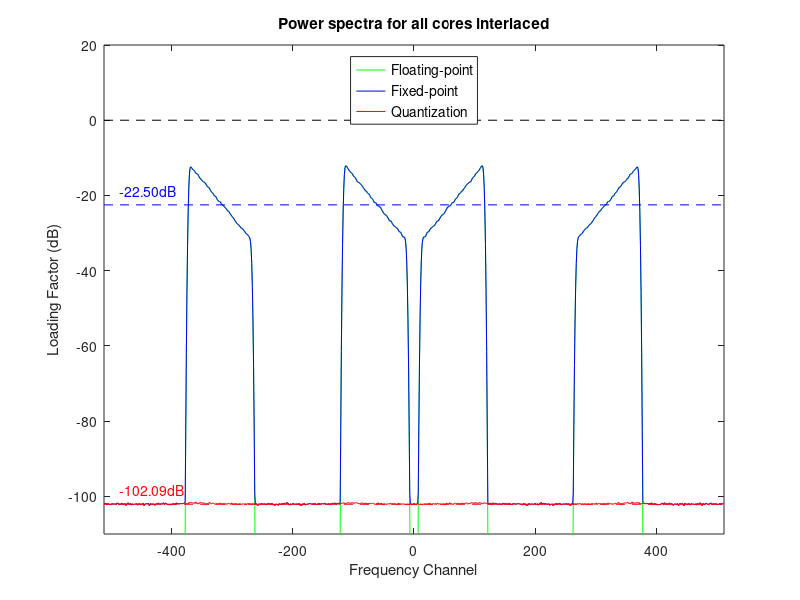
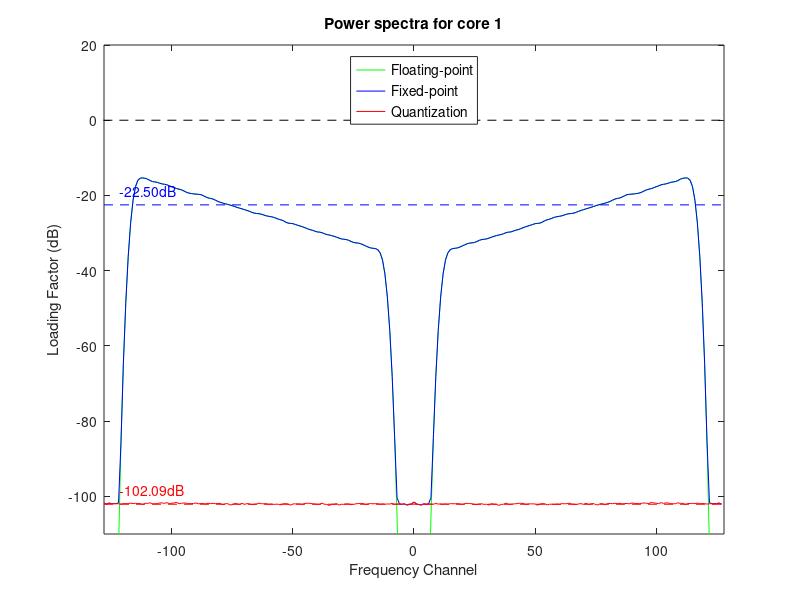
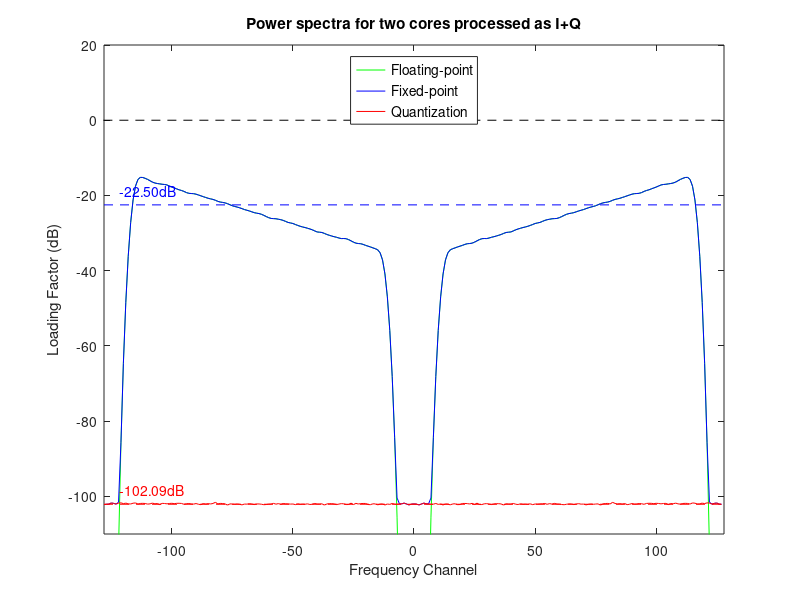
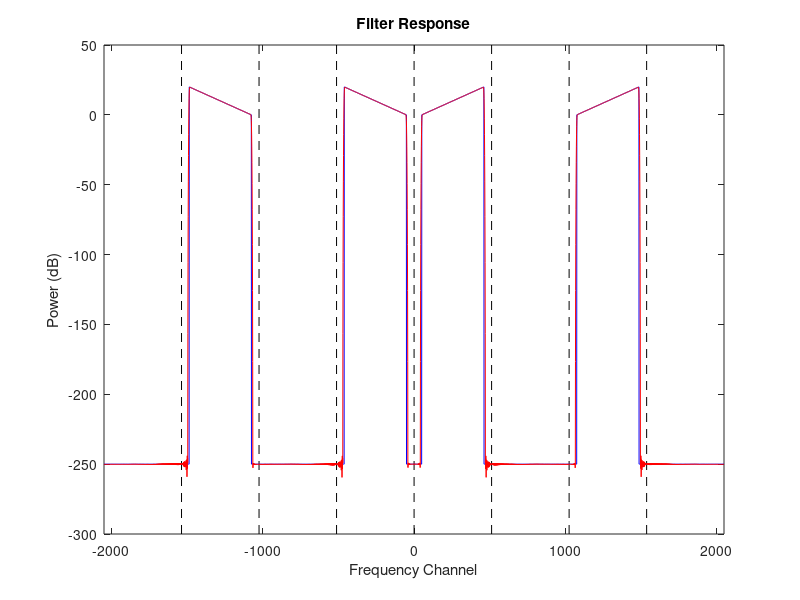

Recreate these plots in MATLAB, in order.
% -----------------------------------------------------------------------------
% quad_core_adc_spectra.m
%
% 6/1/2024 D. W. Hawkins (dwh@caltech.edu)
%
% Quad core ADC spectra.
%
% This script analyzes ideal data for an ADC constructed by interlacing
% four ADC cores. Each core has matched gain, and the core clocks are
% skewed by exactly one quarter of the per core clock period.
%
% The raw ADC samples are creating by filtering real-valued Gaussian noise,
% at the interlaced sampling rate, and then decimate-by-4 to generate the
% per ADC samples.
%
% -----------------------------------------------------------------------------

% -----------------------------------------------------------------------------
% Example
% -----------------------------------------------------------------------------
%
% Example number per the github README.md description.
%
% Example   Description
% -------   -----------
%    1      Four cores measuring 4x the bandwidth of a single core
%    2      Four cores oversampling the first Nyquist zone
%    3      Four cores oversampling the second Nyquist zone
%    4      Four cores oversampling the third Nyquist zone
%    5      Four cores oversampling the forth Nyquist zone
%    6      Four cores oversampling the first and second Nyquist zone
%    7      Four cores oversampling the first and third Nyquist zone
%
example = 7;

% Generate figures for the README.md file
generate_figures = 1;

% -----------------------------------------------------------------------------
% Parameters
% -----------------------------------------------------------------------------
%
% Number of ADC cores
Nc = 4;

% Number of time samples per spectra (per core)
Nt = 1024;

% Number of estimates to incoherently average (for spectrum calculation)
Ne = 1000;

% Bit-width
Bx = 16;

% -----------------------------------------------------------------------------
% Power spectra
% -----------------------------------------------------------------------------
%
% Input noise loading factor (LF)
LF_dB = -15;

% Loading factor (normalized RMS)
LF = 10^(LF_dB/20);

% Uniform (white) or bandpass spectra?
use_bandpass = 1;

% -----------------------------------------------------------------------------
% FFT window function
% -----------------------------------------------------------------------------
%
% The frequency channel response of the FFT is sinc-like. This sinc-like
% response has such high sidelobes, that the stopband of the filtered input
% noise signal gets filled in, so you cannot see the quantization noise floor.
% This m-file windows the floating-point data and then quantizes it. This
% reduces the sidelobe response, but leaves the quantization noise floor where
% it is expected.
%

% Window function
w = kaiser(Nt+1,25);
w = w(1:Nt)';      % DFT cyclic symmetry

% Remove the conditional condition to see the unwindowed sinc
% response spectrum with the bandpass spectra
if (use_bandpass ~= 1)
	w = ones(1,Nt);
end

% Power spectrum normalization
w_cg    = mean(w);          % Coherent gain
w_ig    = sqrt(mean(w.^2)); % Incoherent gain
w_cg_dB = 20*log10(w_cg);
w_ig_dB = 20*log10(w_ig);

% -----------------------------------------------------------------------------
% Filter
% -----------------------------------------------------------------------------
%
% Create a filter passband within each ADC cores Nyquist zone.
%
% Number of coefficients in the filter
Nh = 4096;

% Filter coefficients response window
wh = kaiser(Nh,30).';

% Bandwidth per core ADC Nyquist zone
Bh = 2*round(0.8*Nh/(4*Nc));

% Slope over the band
%SdB = [0  0];
SdB = [0 20];

% -250dB out-of-band response
H_dB = -250*ones(1,Nh);

% Positive frequencies
% * Each core's Nyquist zone is Nh/(2*Nc) samples
% * Center of the first band is Nh/(4*Nc)
n_offset = Nh/(4*Nc);
n_step = Nh/(2*Nc);
n_span = [-Bh/2:Bh/2];
for n = 1:Nc,

	% Skip bands
	if (example == 2)
		if ((n==2) || (n==3) || (n==4))
			continue
		end
	elseif (example == 3)
		if ((n==1) || (n==3) || (n==4))
			continue
		end
	elseif (example == 4)
		if ((n==1) || (n==2) || (n==4))
			continue
		end
	elseif (example == 5)
		if ((n==1) || (n==2) || (n==3))
			continue
		end
	elseif (example == 6)
		if ((n==3) || (n==4))
			continue
		end
	elseif (example == 7)
		if ((n==2) || (n==4))
			continue
		end
	end

	H_dB(1+n_offset+(n-1)*n_step+n_span) = SdB(1) + [0:Bh]/Bh*(SdB(2)-SdB(1));
end

% Copy positive to negative frequencies
H_dB((Nh/2+2):Nh) = H_dB(Nh/2:-1:2);

% Regular frequency format
h_channel = [-Nh/2:Nh/2-1];
H_dB = fftshift(H_dB);

% Plot the filter ideal response
figure(1)
clf
for n = 1:2*Nc-1,
	plot(h_channel(n*n_step+1)*[1 1], [-300 50], 'k--')
	if (n == 1)
		hold on
	end
end
plot(h_channel,H_dB,'b')
xlabel('Frequency Channel')
ylabel('Power (dB)')
axis([-inf inf -inf inf])
title('Filter Response')

% Linear response
H = 10.^(H_dB/20);

% Windowed coefficients response
h = wh.*fftshift(ifft(fftshift(H)));

% Power spectra
H = fftshift(fft(fftshift(h)));
h_ig = sqrt(mean(abs(H).^2));
H_dB = 10*log10(abs(H).^2);

% Plot the filter actual response
figure(1)
plot(h_channel,H_dB,'r')

% -----------------------------------------------------------------------------
% Filtered Signal
% -----------------------------------------------------------------------------
%
fprintf('Create the input signal (filtered noise)\n');

% Random number generator
rng(1234,"twister");

% Total number of samples to filter
N = Nt*Ne + Nh;

% Real-valued noise
x = randn(1,N);

% Filter
% * comment out this filtering step to see the effect
%   of quantization on wideband noise
if (use_bandpass)
	x = filter(h,1,x);
end

% Discard the transient
x = x(Nh + [1:Nt*Ne]);

% Scale
x_std = std(x);
x     = LF*(2^(Bx-1)-1)*x/x_std;

% Apply the window function to FFT data blocks BEFORE quantization
%
% The window function has to be applied before the data is quantized,
% so that if data is passed to a fixed-point FFT, quantization does not
% occur *twice* (which raises the quantization noise floor by 6dB).
%
% The application of this window reduces the signal power by the incoherent
% gain of the window. You cannot compensate the input signal for the loss
% of this power, since increasing the amplitude causes clipping.
%
for n = 1:Ne,
	x( (n-1)*Nt + [1:Nt] ) = w.*x( (n-1)*Nt + [1:Nt] );
end

% Save a copy of the unquantized but windowed data
xf = x;

% Quantize/saturate
x = round(x);
m = find(x > 2^(Bx-1)-1);
if ~isempty(m)
	fprintf('WARNING: saturated %d samples to maximum\n', length(m));
	x(m) = 2^(Bx-1)-1;
end
m = find(x < -2^(Bx-1)+1);
if ~isempty(m)
	fprintf('WARNING: saturated %d samples to minimum\n', length(m));
	x(m) = -2^(Bx-1)+1;
end

% Quantization noise
%  x = xf + xq
xq = x - xf;

% =============================================================================
% Quad-Core ADC Spectra
% =============================================================================
%
% Calculate the spectra for all cores interlaced.
%
% -----------------------------------------------------------------------------
% Power Spectrum Calculation
% -----------------------------------------------------------------------------
%
fprintf('Calculate the power spectra\n');

Rxx = zeros(1,Nt);
Rff = zeros(1,Nt);
Rqq = zeros(1,Nt);

for n = 1:Ne,
	% MATLAB FFT
	x_est = x( (n-1)*Nt + [1:Nt] );
	X_est = fftshift(fft(x_est));
	Rxx = Rxx + abs(X_est).^2;

	% Full-precision (no quantization)
	f_est = xf( (n-1)*Nt + [1:Nt] );
	F_est = fftshift(fft(f_est));
	Rff = Rff + abs(F_est).^2;

	% Quantization noise
	q_est = xq( (n-1)*Nt + [1:Nt] );
	Q_est = fftshift(fft(q_est));
	Rqq = Rqq + abs(Q_est).^2;

	% Progress indication
	fprintf('.');
	if ( mod(n,50) == 0)
		fprintf(' %d\n', n);
	end
end
fprintf('\n')

% Normalize
%
% * Ne for the number of estimates
% * (2^(Bx-1))^2 to scale to fractional integer
% * Nt to normalize noise
%
Rxx = Rxx/(Ne*Nt*(2^(Bx-1))^2);
Rff = Rff/(Ne*Nt*(2^(Bx-1))^2);
Rqq = Rqq/(Ne*Nt*(2^(Bx-1))^2);

% dB with -200dB noise floor
Rxx_dB = 10*log10(Rxx + 10^(-20));
Rff_dB = 10*log10(Rff + 10^(-20));
Rqq_dB = 10*log10(Rqq + 10^(-20));

% -----------------------------------------------------------------
% Figures
% -----------------------------------------------------------------
%
n = [-Nt/2:Nt/2-1];

% Starting figure number
%  * change 'fignum' when comparing different simulation runs
fignum = 1;

% --------------------------
% Power Spectra
% --------------------------
%
figure(fignum+1)
clf
% 0dB axis
plot(Nt/2*[-1 1], [0 0], 'k--')
hold on

ph(1) = plot(n,Rff_dB,'g');
ph(2) = plot(n,Rxx_dB,'b');
ph(3) = plot(n,Rqq_dB,'r');

% Noise signal level
% (reduced by the window incoherent gain)
plot(Nt/2*[-1 1], [1 1]*(LF_dB+w_ig_dB), 'b--')

% Quantization noise floor
QN_dB = -6.02*Bx - 4.77;
if (use_bandpass == 1)
	% Adjust down by 1dB when the signal is not uniform bandpass
	QN_dB = QN_dB - 1;
end
plot(Nt/2*[-1 1], [1 1]*QN_dB, 'r--')

y_min = floor(QN_dB/10)*10;
axis([-Nt/2 Nt/2 y_min 20])

xlabel('Frequency Channel')
ylabel('Loading Factor (dB)')
title('Power spectra for all cores interlaced')

hl=legend(ph, ...
	'Floating-point','Fixed-point','Quantization', ...
	'Location','North','AutoUpdate','Off');
set(hl,'FontSize',10);

% Annotate the figure
%
% * make sure that any axis calls (which re-scale the figure)
%   occur prior to any call to ds2nfu, since the rescaling
%   changes the normalized figure units.
%
% Input signal power
str = sprintf('%.2fdB',LF_dB+w_ig_dB);
text(0.95*(-Nt/2),LF_dB+w_ig_dB+2,str, ...
	'HorizontalAlignment','left', ...
	'VerticalAlignment','bottom', ...
	'FontSize',10, ...
	'Color','b')

% Quantization noise floor
str = sprintf('%.2fdB',QN_dB);
text(0.95*(-Nt/2),QN_dB+2,str, ...
	'HorizontalAlignment','left', ...
	'VerticalAlignment','bottom', ...
	'FontSize',10, ...
	'Color','r')

if (generate_figures)
	if (use_bandpass)
		pngname = sprintf('ex%d_bandpass_spectra.png', example);
	else
		pngname = sprintf('ex%d_uniform_spectra.png', example);
	end
	exportgraphics(gcf,pngname,'Resolution',300)
end

% =============================================================================
% Single-Core ADC Spectra
% =============================================================================
%
% -----------------------------------------------------------------------------
% Decimated samples
% -----------------------------------------------------------------------------
%
yf = zeros(Nc,Ne*Nt/Nc);
y  = zeros(Nc,Ne*Nt/Nc);
yq = zeros(Nc,Ne*Nt/Nc);
for n = 1:Nc,
	yf(n,:) = xf((n-1)+[1:Nc:Ne*Nt]);
	y(n,:)  =  x((n-1)+[1:Nc:Ne*Nt]);
	yq(n,:) = xq((n-1)+[1:Nc:Ne*Nt]);
end

% -----------------------------------------------------------------------------
% Power Spectrum Calculation
% -----------------------------------------------------------------------------
%
fprintf('Calculate the power spectra\n');

Dxx = zeros(4,Nt/Nc);
Dff = zeros(4,Nt/Nc);
Dqq = zeros(4,Nt/Nc);

for m = 1:Nc,
	for n = 1:Ne,
		% MATLAB FFT
		x_est = y(m, (n-1)*Nt/Nc + [1:Nt/Nc] );
		X_est = fftshift(fft(x_est));
		Dxx(m,:) = Dxx(m,:) + abs(X_est).^2;

		% Full-precision (no quantization)
		f_est = yf(m, (n-1)*Nt/Nc + [1:Nt/Nc] );
		F_est = fftshift(fft(f_est));
		Dff(m,:) = Dff(m,:) + abs(F_est).^2;

		% Quantization noise
		q_est = yq(m, (n-1)*Nt/Nc + [1:Nt/Nc] );
		Q_est = fftshift(fft(q_est));
		Dqq(m,:) = Dqq(m,:) + abs(Q_est).^2;

		% Progress indication
		fprintf('.');
		if ( mod(n,50) == 0)
			fprintf(' %d\n', n);
		end
	end
end
fprintf('\n')

% Normalize
%
% * Ne for the number of estimates
% * (2^(Bx-1))^2 to scale to fractional integer
% * Nt/Nc to normalize noise
%
Dxx = Dxx/(Ne*Nt/Nc*(2^(Bx-1))^2);
Dff = Dff/(Ne*Nt/Nc*(2^(Bx-1))^2);
Dqq = Dqq/(Ne*Nt/Nc*(2^(Bx-1))^2);

% dB with -200dB noise floor
Dxx_dB = 10*log10(Dxx + 10^(-20));
Dff_dB = 10*log10(Dff + 10^(-20));
Dqq_dB = 10*log10(Dqq + 10^(-20));

% -----------------------------------------------------------------
% Figures
% -----------------------------------------------------------------
%
n = [-Nt/(2*Nc):Nt/(2*Nc)-1];

% Starting figure number
%  * change 'fignum' when comparing different simulation runs
fignum = 2;

% --------------------------
% Power Spectra
% --------------------------
%
for m = 1:Nc,
	fignum = fignum+1;
	figure(fignum)
	clf
	% 0dB axis
	plot(Nt/2*[-1 1], [0 0], 'k--')
	hold on

	ph(1) = plot(n,Dff_dB(m,:),'g');
	ph(2) = plot(n,Dxx_dB(m,:),'b');
	ph(3) = plot(n,Dqq_dB(m,:),'r');

	% Noise signal level
	% (reduced by the window incoherent gain)
	plot(Nt/(2*Nc)*[-1 1], [1 1]*(LF_dB+w_ig_dB), 'b--')

	% Quantization noise floor
	QN_dB = -6.02*Bx - 4.77;
	if (use_bandpass == 1)
		% Adjust down by 1dB when the signal is not uniform bandpass
		QN_dB = QN_dB - 1;
	end
	plot(Nt/(2*Nc)*[-1 1], [1 1]*QN_dB, 'r--')

	y_min = floor(QN_dB/10)*10;
	axis([-Nt/(2*Nc) Nt/(2*Nc) y_min 20])

	xlabel('Frequency Channel')
	ylabel('Loading Factor (dB)')
	title(sprintf('Power spectra for core %d', m))

	hl=legend(ph, ...
		'Floating-point','Fixed-point','Quantization', ...
		'Location','North','AutoUpdate','Off');
	set(hl,'FontSize',10);

	% Annotate the figure
	%
	% * make sure that any axis calls (which re-scale the figure)
	%   occur prior to any call to ds2nfu, since the rescaling
	%   changes the normalized figure units.
	%
	% Input signal power
	str = sprintf('%.2fdB',LF_dB+w_ig_dB);
	text(0.95*(-Nt/(2*Nc)),LF_dB+w_ig_dB+2,str, ...
		'HorizontalAlignment','left', ...
		'VerticalAlignment','bottom', ...
		'FontSize',10, ...
		'Color','b')

	% Quantization noise floor
	str = sprintf('%.2fdB',QN_dB);
	text(0.95*(-Nt/(2*Nc)),QN_dB+2,str, ...
		'HorizontalAlignment','left', ...
		'VerticalAlignment','bottom', ...
		'FontSize',10, ...
		'Color','r')

	% Just print core#1, since they all look the same
	if (m~=1)
		continue
	end
	if (generate_figures)
		if (use_bandpass)
			pngname = sprintf('ex%d_bandpass_spectra_core%d.png', example, m);
		else
			pngname = sprintf('ex%d_uniform_spectra_core%d.png', example, m);
		end
		exportgraphics(gcf,pngname,'Resolution',300)
	end
end

% =============================================================================
% IQ ADC Spectra
% =============================================================================
%
% Treat the data from the two of the ADCs as I and Q
%
% https://support.xilinx.com/s/question/0D54U00008UxFy9SAF/we-are-using-the-logicore-jesd204-core-to-interface-to-adcs-we-have-a-phase-delay-between-the-2-adcs-to-support-iq-sampling-can-the-core-manage-a-phase-offset-between-the-2-channels-of-this-much?language=en_US
%
% Using cores 1+2 or cores 1+3 does not work (as expected).
%
% Using cores 1+3 to interlace real-valued samples at twice the per core rate
% would work.
%
if (1)
	% Cores 90-degrees out-of-phase
	zf = yf(1,:) + 1j*yf(2,:);
	z  =  y(1,:) + 1j* y(2,:);
	zq = yq(1,:) + 1j*yq(2,:);
else
	% Cores 180-degrees out-of-phase
	zf = yf(1,:) + 1j*yf(3,:);
	z  =  y(1,:) + 1j* y(3,:);
	zq = yq(1,:) + 1j*yq(3,:);
end

% -----------------------------------------------------------------------------
% Power Spectrum Calculation
% -----------------------------------------------------------------------------
%
fprintf('Calculate the power spectra\n');

Zxx = zeros(4,Nt/Nc);
Zff = zeros(4,Nt/Nc);
Zqq = zeros(4,Nt/Nc);

for n = 1:Ne,
	% MATLAB FFT
	x_est = z((n-1)*Nt/Nc + [1:Nt/Nc] );
	X_est = fftshift(fft(x_est));
	Zxx = Zxx + abs(X_est).^2;

	% Full-precision (no quantization)
	f_est = zf((n-1)*Nt/Nc + [1:Nt/Nc] );
	F_est = fftshift(fft(f_est));
	Zff = Zff + abs(F_est).^2;

	% Quantization noise
	q_est = zq((n-1)*Nt/Nc + [1:Nt/Nc] );
	Q_est = fftshift(fft(q_est));
	Zqq = Zqq + abs(Q_est).^2;

	% Progress indication
	fprintf('.');
	if ( mod(n,50) == 0)
		fprintf(' %d\n', n);
	end
end
fprintf('\n')

% Normalize
%
% * Ne for the number of estimates
% * (2^(Bx-1))^2 to scale to fractional integer
% * Nt/Nc to normalize noise
%
Zxx = Zxx/(Ne*Nt/Nc*(2^(Bx-1))^2);
Zff = Zff/(Ne*Nt/Nc*(2^(Bx-1))^2);
Zqq = Zqq/(Ne*Nt/Nc*(2^(Bx-1))^2);

% dB with -200dB noise floor
Zxx_dB = 10*log10(Zxx + 10^(-20));
Zff_dB = 10*log10(Zff + 10^(-20));
Zqq_dB = 10*log10(Zqq + 10^(-20));

% -----------------------------------------------------------------
% Figures
% -----------------------------------------------------------------
%
n = [-Nt/(2*Nc):Nt/(2*Nc)-1];

% Starting figure number
%  * change 'fignum' when comparing different simulation runs
fignum = 6;

% --------------------------
% Power Spectra
% --------------------------
%
fignum = fignum+1;
figure(fignum)
clf
% 0dB axis
plot(Nt/2*[-1 1], [0 0], 'k--')
hold on

ph(1) = plot(n,Dff_dB(m,:),'g');
ph(2) = plot(n,Dxx_dB(m,:),'b');
ph(3) = plot(n,Dqq_dB(m,:),'r');

% Noise signal level
% (reduced by the window incoherent gain)
plot(Nt/(2*Nc)*[-1 1], [1 1]*(LF_dB+w_ig_dB), 'b--')

% Quantization noise floor
QN_dB = -6.02*Bx - 4.77;
if (use_bandpass == 1)
	% Adjust down by 1dB when the signal is not uniform bandpass
	QN_dB = QN_dB - 1;
end
plot(Nt/(2*Nc)*[-1 1], [1 1]*QN_dB, 'r--')

y_min = floor(QN_dB/10)*10;
axis([-Nt/(2*Nc) Nt/(2*Nc) y_min 20])

xlabel('Frequency Channel')
ylabel('Loading Factor (dB)')
title('Power spectra for two cores processed as I+Q')

hl=legend(ph, ...
	'Floating-point','Fixed-point','Quantization', ...
	'Location','North','AutoUpdate','Off');
set(hl,'FontSize',10);

% Annotate the figure
%
% * make sure that any axis calls (which re-scale the figure)
%   occur prior to any call to ds2nfu, since the rescaling
%   changes the normalized figure units.
%
% Input signal power
str = sprintf('%.2fdB',LF_dB+w_ig_dB);
text(0.95*(-Nt/(2*Nc)),LF_dB+w_ig_dB+2,str, ...
	'HorizontalAlignment','left', ...
	'VerticalAlignment','bottom', ...
	'FontSize',10, ...
	'Color','b')

% Quantization noise floor
str = sprintf('%.2fdB',QN_dB);
text(0.95*(-Nt/(2*Nc)),QN_dB+2,str, ...
	'HorizontalAlignment','left', ...
	'VerticalAlignment','bottom', ...
	'FontSize',10, ...
	'Color','r')

if (generate_figures)
	if (use_bandpass)
		pngname = sprintf('ex%d_bandpass_spectra_iq.png', example);
	else
		pngname = sprintf('ex%d_uniform_spectra_iq.png', example);
	end
	exportgraphics(gcf,pngname,'Resolution',300)
end
